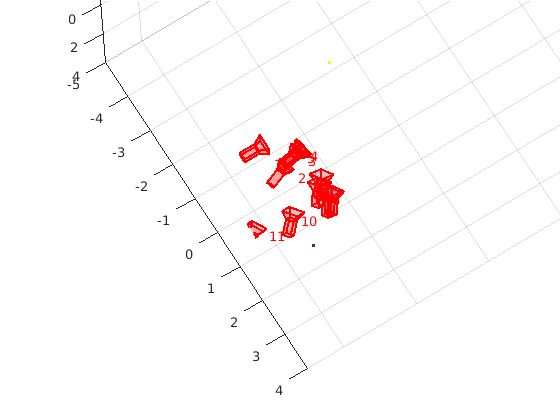
%> input picture synthetic_cube/sfm_example_camera_poses.png, 560 x 420 px
$ octave --eval "result = create_sift_laplacian_pyramid(rgb2gray(imread('../synthetic_cube/sfm_example_camera_poses.png')));"   (GNU Octave 9; MATLAB toolbox functions it lacks are replaced by stand-ins)
%> lines starting %> are read from the running program, lines starting %| are printed output that depends on the picture
### tracker/create_laplacian_pyramid.m
function [G, L] = create_laplacian_pyramid(image,...
    pyramid_levels, subsample_factor, sigma, DoG_approximation)
%> called with pyramid_levels = 5, subsample_factor = 2, sigma = 2, DoG_approximation = true
%CREATE_LAPLACIAN_PYRAMID Creates a Laplacian pyramid
%  Creates Gaussian (G) and Laplacian (L) pyramids of level pyramid_levles
%  from image. G and L are cell where G{i}, L{i} stores the i-th level of
%  Gaussian and Laplacian pyramid, respectively. Each level is subsampled
%  by subsample_factor and filtered with Gaussian sigma. The DoG
%  approximation can be used for faster run time and approximates the
%  Laplacian by taking the difference of the gaussian blurred image at each
%  pyramid level.
assert(ismatrix(image),'image must be 2-D');

% create empty cells for pyramids
% store 0 level as well so storage for N+1 levels is needed
G = cell(pyramid_levels+1,1);
L = cell(pyramid_levels+1,1);

% compute levels of pyramid, L(level) = G(level) - G(level+1)
% at level level==level_max, L=G so that the base image can be fully reconstructed
% store original image as G0
G(1) = {image};
if ~DoG_approximation
    log_kernel = fspecial('log',6*sigma+1, sigma);
end
for level = 0 : pyramid_levels - 1
    % matlab index notation
    current_level_index = level + 1;
    next_level_index = (level+1) + 1;

    % low pass filter the current pyramid level to obtain next level
    G_full_resolution = imgaussfilt(cell2mat(G(current_level_index)), sigma);
    % subsample the image to create the next level G
    G(next_level_index) = {imresize(G_full_resolution, 1/subsample_factor,'bicubic')};

    if DoG_approximation
        % interpolate next level G to current level size to calculate L
        % make sure image size is retained
        current_level_size = size(G_full_resolution);
        next_G_upsampled = imresize(cell2mat(G(next_level_index)),current_level_size,'bicubic');
        % compute current level L
        L(current_level_index) = {cell2mat(G(current_level_index)) - next_G_upsampled};
    else
        L(current_level_index) = {imfilter(cell2mat(G(current_level_index)), log_kernel, 'replicate')*sigma^2};
    end
end
%> this loop made 5 passes
%> pass 1, in create_laplacian_pyramid, `G_full_resolution = imgaussfilt(cell2mat(G(current_level_index)), sigm..`:
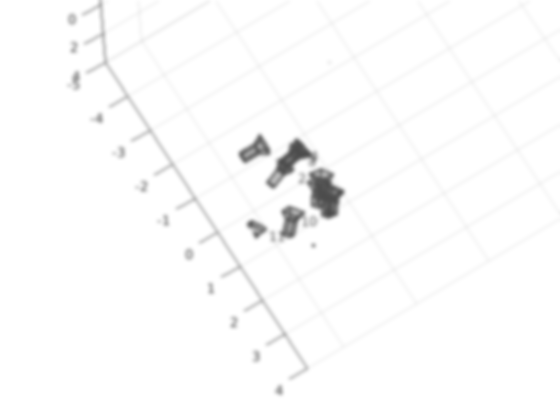
%> G_full_resolution: size 420x560 uint8; min 76, max 255, mean 251.5
%> after the loop, G = 6 items; L = 6 items
% set last level L equal to last level G
L(end) = G(end);
end

### tracker/create_sift_laplacian_pyramid.m
function [G, L] = create_sift_laplacian_pyramid(image)
%CREATE_SIFT_LAPLACIAN_PYRAMID Wrapper so sift and keypoint detection use
%  same laplacian pyramid
sigma = 2;
subsample_factor = 2;
pyramid_levels = 5;
DoG_approximation = true;
[G, L] = create_laplacian_pyramid(image, pyramid_levels,...
    subsample_factor, sigma, DoG_approximation);
%> G = 6 items; L = 6 items
end
